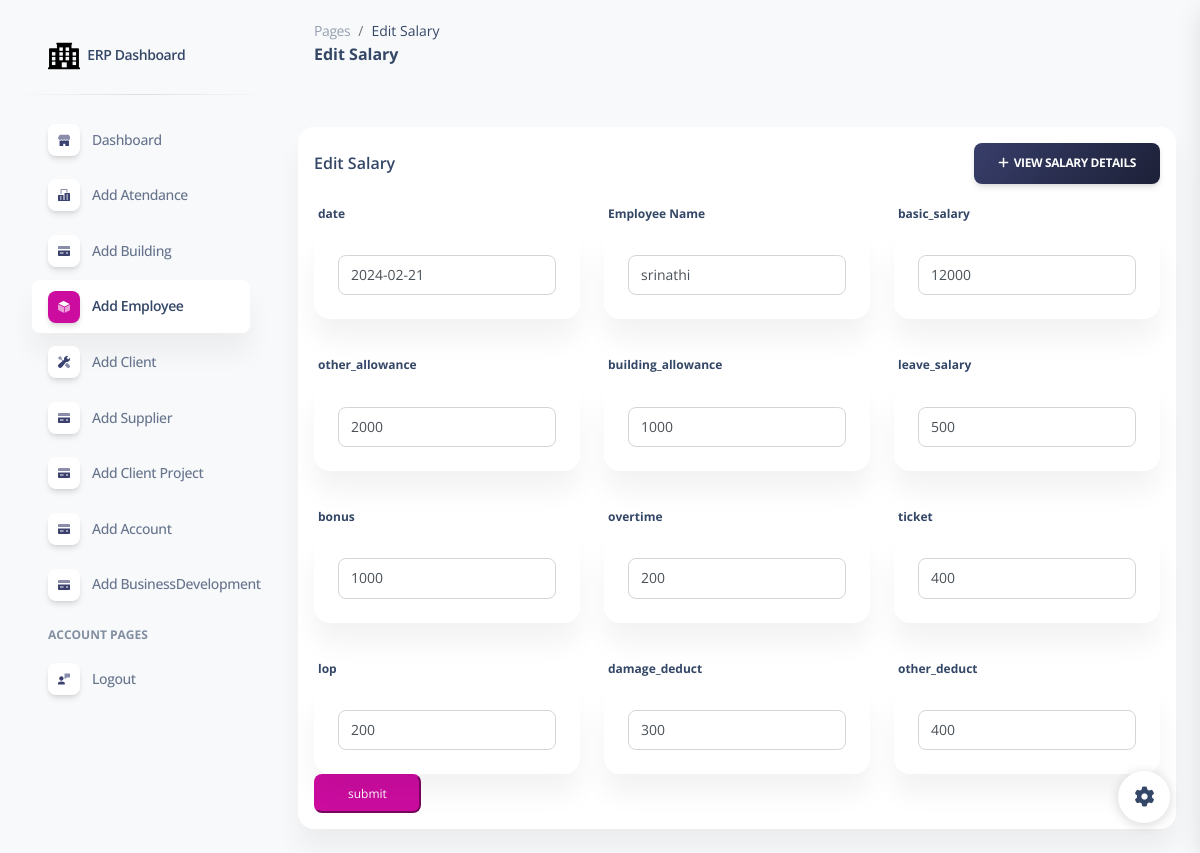
The page /edit_salary/1/ (signed in) on the database its author committed.
### erpapp/models.py (models this page shows, shortened)
class Salary(models.Model):
    employee_name = models.ForeignKey(Employee ,on_delete=models.CASCADE)
    basic_salary = models.CharField(max_length=255)
    date=models.DateField()
    other_allowance = models.CharField(max_length=255)
    building_allowance = models.CharField(max_length=255)
    leave_salary = models.CharField(max_length=255)
    bonus = models.CharField(max_length=255)
    overtime = models.CharField(max_length=255)
    ticket = models.CharField(max_length=255)
    lop = models.CharField(max_length=255)
    damage_deduct = models.CharField(max_length=255)
    other_deduct = models.CharField(max_length=255)

### erpapp/views.py (the view)
# urls.py: path('edit_salary/<int:salary_id>/',edit_salary,name="edit_salary"),
@login_required
def edit_salary(request, salary_id):
    salary = get_object_or_404(Salary, pk=salary_id)
    if request.method == 'POST':
        form = SalaryForm(request.POST, instance=salary)
        if form.is_valid():
            form.save()
            return redirect('salary_list')
    else:
        form = SalaryForm(instance=salary)
    return render(request, 'edit_salary.html', {'form': form, 'salary': salary})

### erpapp/models.py (called while the page is built)
    def __str__(self):
        return self.employeename

### erpapp/templates/edit_salary.html (shortened to what this page needs)
{% extends 'base.html' %}
{% load static %}
{% block content %}
<!DOCTYPE html>
<html lang="en">
<head>
  <link href="{% static  'css/nucleo-icons.css' %}" rel="stylesheet" />
  <link href="{% static  'css/nucleo-svg.css' %}" rel="stylesheet" />
  <link href="{% static '/css/nucleo-svg.css' %}" rel="stylesheet" />
  <link id="pagestyle" href="{% static 'css/soft-ui-dashboard.css' %}" rel="stylesheet" />
</head>
<body class="g-sidenav-show  bg-gray-100">
  <aside class="sidenav navbar navbar-vertical navbar-expand-xs border-0 border-radius-xl my-3 fixed-start ms-3 " id="sidenav-main">
    <div class="sidenav-header">
      <a class="navbar-brand m-0" href="#" target="_blank">
        <img src="{% static '/img/logo-ct.png' %}" class="navbar-brand-img h-100" alt="main_logo">
        <span class="ms-1 font-weight-bold">ERP Dashboard</span>
      </a>
    </div>
    <hr class="horizontal dark mt-0">
    <div class="collapse navbar-collapse  w-auto  max-height-vh-100 h-100" id="sidenav-collapse-main">
      <ul class="navbar-nav">
        <li class="nav-item">
          <a class="nav-link " href="/">
            <div class="icon icon-shape icon-sm shadow border-radius-md bg-white text-center me-2 d-flex align-items-center justify-content-center">
            </div>
            <span class="nav-link-text ms-1">Dashboard</span>
          </a>
        </li>
        <li class="nav-item">
          <a class="nav-link  " href="/add_attendance">
            <div class="icon icon-shape icon-sm shadow border-radius-md bg-white text-center me-2 d-flex align-items-center justify-content-center">
            </div>
            <span class="nav-link-text ms-1">Add Atendance</span>
          </a>
        </li>
        <li class="nav-item">
          <a class="nav-link  " href="/add_building">
            <div class="icon icon-shape icon-sm shadow border-radius-md bg-white text-center me-2 d-flex align-items-center justify-content-center">
            </div>
            <span class="nav-link-text ms-1">Add Building</span>
          </a>
        </li>
        <li class="nav-item">
          <a class="nav-link active " href="/add_employee">
            <div class="icon icon-shape icon-sm shadow border-radius-md bg-white text-center me-2 d-flex align-items-center justify-content-center">
            </div>
            <span class="nav-link-text ms-1">Add Employee</span>
          </a>
        </li>
        <li class="nav-item">
          <a class="nav-link  " href="/add_client">
            <div class="icon icon-shape icon-sm shadow border-radius-md bg-white text-center me-2 d-flex align-items-center justify-content-center">
            </div>
            <span class="nav-link-text ms-1">Add Client</span>
          </a>
        </li>
        <li class="nav-item">
          <a class="nav-link  " href="/add_supplier">
            <div class="icon icon-shape icon-sm shadow border-radius-md bg-white text-center me-2 d-flex align-items-center justify-content-center">
            </div>
            <span class="nav-link-text ms-1">Add Supplier</span>
          </a>
        </li>
        <li class="nav-item">
          <a class="nav-link  " href="/add_project">
            <div class="icon icon-shape icon-sm shadow border-radius-md bg-white text-center me-2 d-flex align-items-center justify-content-center">
            </div>
            <span class="nav-link-text ms-1">Add Client Project</span>
          </a>
        </li>
        <li class="nav-item">
          <a class="nav-link  " href="/accounts">
            <div class="icon icon-shape icon-sm shadow border-radius-md bg-white text-center me-2 d-flex align-items-center justify-content-center">
            </div>
            <span class="nav-link-text ms-1">Add Account</span>
          </a>
        </li>
        <li class="nav-item">
          <a class="nav-link  " href="/businessdevelopment">
            <div class="icon icon-shape icon-sm shadow border-radius-md bg-white text-center me-2 d-flex align-items-center justify-content-center">
            </div>
            <span class="nav-link-text ms-1">Add BusinessDevelopment</span>
          </a>
        </li>
        <li class="nav-item mt-3">
          <h6 class="ps-4 ms-2 text-uppercase text-xs font-weight-bolder opacity-6">Account pages</h6>
        </li>
        <li class="nav-item">
          <a class="nav-link  " href="{% url 'logout' %}">
            <div class="icon icon-shape icon-sm shadow border-radius-md bg-white text-center me-2 d-flex align-items-center justify-content-center">
            </div>
            <span class="nav-link-text ms-1">Logout</span>
          </a>
        </li>
        </ul>
    </div>
  </aside>
<main class="main-content position-relative max-height-vh-100 h-100 mt-1 border-radius-lg ">
    <nav class="navbar navbar-main navbar-expand-lg px-0 mx-4 shadow-none border-radius-xl" id="navbarBlur" navbar-scroll="true">
      <div class="container-fluid py-1 px-3">
        <nav aria-label="breadcrumb">
          <ol class="breadcrumb bg-transparent mb-0 pb-0 pt-1 px-0 me-sm-6 me-5">
            <li class="breadcrumb-item text-sm"><a class="opacity-5 text-dark" href="javascript:;">Pages</a></li>
            <li class="breadcrumb-item text-sm text-dark active" aria-current="page">Edit Salary</li>
          </ol>
          <h6 class="font-weight-bolder mb-0">Edit Salary</h6>
        </nav>
      </div>
    </nav>
    <div class="container-fluid py-4">
      <div class="row">
        <div class="col-lg-12">
          <div class="row">
            <form method="post">
            <div class="col-md-12 mb-lg-0 mb-4">
              <div class="card mt-4">
                <div class="card-header pb-0 p-3">
                  <div class="row">
                    <div class="col-6 d-flex align-items-center">
                      <h6 class="mb-0">Edit Salary </h6>
                    </div>
                    <div class="col-6 text-end">
                      <a class="btn bg-gradient-dark mb-0" href="/salary_list"><i class="fas fa-plus"></i>&nbsp;&nbsp;View Salary Details</a>
                    </div>
                  </div>
                </div>
                <div class="card-body p-3">
                    <div class="row">
                      <div class="col-md-4 mb-md-0 mb-4">
                        <label>date</label>
                        <div class="card card-body  d-flex align-items-center">
                          {{form.date}}
                          </div>
                    </div>
                    <div class="col-md-4">
                        <label>Employee Name</label>
                      <div class="card card-body  d-flex align-items-center">
                       {{form.employee_name}}
                      </div>
                    </div>
                    <div class="col-md-4">
                        <label>basic_salary</label>
                        <div class="card card-body  d-flex align-items-center">
                         {{form.basic_salary}}
                          </div>
                    </div>
                </div>
            </div>
                    <div class="card-body p-3">
                        <div class="row">
                          <div class="col-md-4 mb-md-0 mb-4">
                        <label>other_allowance</label>
                        <div class="card card-body  d-flex align-items-center">
                       {{form.other_allowance}}
                        </div>
                      </div>
                      <div class="col-md-4">
                        <label>building_allowance</label>
                        <div class="card card-body  d-flex align-items-center">
                       {{form.building_allowance}}
                        </div>
                      </div>
                      <div class="col-md-4">
                        <label>leave_salary</label>
                        <div class="card card-body  d-flex align-items-center">
                            {{form.leave_salary}}
                        </div>
                      </div>
                    </div>
                </div>
                      <div class="card-body p-3">
                        <div class="row">
                          <div class="col-md-4 mb-md-0 mb-4">
                        <label>bonus</label>
                           <div class="card card-body  d-flex align-items-center">
                       {{form.bonus}}
                          </div>
                        </div>
                        <div class="col-md-4">
                        <label>overtime</label>
                        <div class="card card-body  d-flex align-items-center">
                           {{form.overtime}}
                        </div>
                      </div>
                      <div class="col-md-4">
                        <label>ticket</label>
                           <div class="card card-body  d-flex align-items-center">
                       {{form.ticket}}
                          </div>
                        </div>
                    </div>
                </div>
                <div class="card-body p-3">
                    <div class="row">
                      <div class="col-md-4 mb-md-0 mb-4">
                            <label>lop</label>
                               <div class="card card-body  d-flex align-items-center">
                           {{form.lop}}
                              </div>
                            </div>
                            <div class="col-md-4">
                                <label>damage_deduct</label>
                                   <div class="card card-body  d-flex align-items-center">
                               {{form.damage_deduct}}
                                  </div>
                                </div>
                                <div class="col-md-4">
                                    <label>other_deduct</label>
                                       <div class="card card-body  d-flex align-items-center">
                                   {{form.other_deduct}}
                                      </div>
                                    </div>
                    </div>
                    <button type='submit' class="btn-sm btn-primary">submit</button>
                  </div>
                    </div>
                  </div>
              </div>
            </div>
          </div>
        </div>
{% endblock %}

### erpapp/static/css/nucleo-svg.css (style rules this page uses)
.icon { display: inline-block; color: #111111; height: 1em; width: 1em; }
.icon-sm { height: 0.8em; width: 0.8em; }
.icon { fill: currentColor; stroke: none; }

### rows shown on the page
Salary: date "2024-02-21", employee_name "srinathi", basic_salary "12000", other_allowance "2000", building_allowance "1000", leave_salary "500", bonus "1000", overtime "200", ticket "400", lop "200", damage_deduct "300", other_deduct "400"
